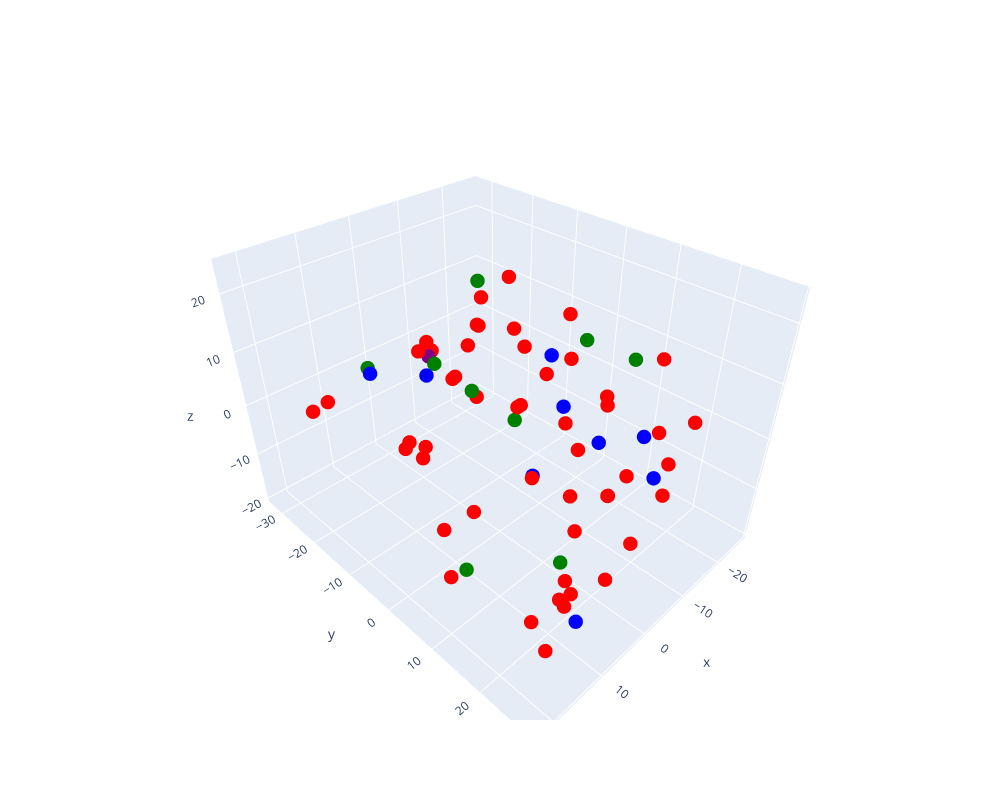

This figure's notebook cell:
### Code cell
fig = go.Figure()

text_data = list(candidates.keys())
embeddings_3d = np.concatenate(list(candidates.values())).reshape(len(candidates), 3)

color_data = ['blue' if i < cutoff else 'red' for i in range(len(candidates))]
for i in closest_candidates_indices:
    color_data[i] = 'green'
color_data[closest_candidates_indices[0]] = 'purple'

fig.add_trace(go.Scatter3d(
    x=embeddings_3d[:, 0],
    y=embeddings_3d[:, 1],
    z=embeddings_3d[:, 2],
    text=text_data,
    mode='markers',
    marker=dict(
        size=5,
        color=color_data,
        colorscale='Viridis',
        opacity=1
    )
))


fig.update_layout(
    scene=dict(
        xaxis=dict(title='x'),
        yaxis=dict(title='y'),
        zaxis=dict(title='z')
    ),
	width=1000,
    height=800
)

fig.show()

### Figure 1 — Plotly figure (JSON) as saved in the notebook; plotly's stock layout.template omitted (floating-point values rounded to 4 significant figures)
{"data": [{"marker": {"color": ["green", "green", "green", "green", "purple", "green", "green", "green", "green", "green", "blue", "blue", "blue", "blue", "blue", "blue", "blue", "blue", "blue", "red", "red", "red", "red", "red", "red", "red", "red", "red", "red", "red", "red", "red", "red", "red", "red", "red", "red", "red", "red", "red", "red", "red", "red", "red", "red", "red", "red", "red", "red", "red", "red", "red", "red", "red", "red", "red", "red", "red", "red", "red", "red", "red", "red", "red", "red", "red", "red", "red", "red"], "colorscale": [[0, "#440154"], [0.1111, "#482878"], [0.2222, "#3e4989"], [0.3333, "#31688e"], [0.4444, "#26828e"], [0.5556, "#1f9e89"], [0.6667, "#35b779"], [0.7778, "#6ece58"], [0.8889, "#b5de2b"], [1, "#fde725"]], "opacity": 1, "size": 5}, "mode": "markers", "text": ["TRODFDZ128E0789BA4", "TRBPEOE128F148299E", "TRYFDNR128F4260C5E", "TRXMPCB128F92EA612", "TRIMXGK128E078A726", "TRTBMYX12903D02CEC", "TRJIIBZ128F148D69A", "TRSXWUC128F92F951E", "TRPGPDK12903CCC651", "TRVIOPH128E079894E", "TRTMSPO128F427175E", "TRIMPFQ128F42B3024", "TRUAJKR128F426CA45", "TRAXPGI12903D02CE1", "TRBCYWT128EF34C263", "TRUBCCU128F147853B", "TRIUULX128F146EC75", "TRQGHWL128EF33FB48", "TRVZFVU128F9336AAF", "TRFXZBQ128E0792A45", "TRELYSZ12903CAF337", "TRIKFBG128F429EFCC", "TRHHANT128F933E6B4", "TRXCIRY128F92E81CC", "TRJDCYY12903CDEC04", "TROHCQJ128F9335BBC", "TRDNTZC12903CB5146", "TRUZSNU128F4235052", "TRJZIOB128F428194C", "TRLLWOS128F9332861", "TRFELDK128F9333C72", "TRPWELL128F427078B", "TRNKHDH128F14ADCA1", "TRNXFMV12903CD4460", "TRKWWHJ128E0791299", "TRUFPBA12903D0165E", "TRBIPZI12903CD03B9", "TRVDPTF128E079436A", "TRJCMBG128F92F8DC6", "TRNWFWR128F93501AC", "TRGCUIN12903CDDF42", "TRAEFFE128EF346687", "TRUVOKI12903CDBB48", "TRCTSMD128E07993C9", "TRTZMDC128F4278F68", "TRFSQVJ128F424CCE7", "TRUMZPL128F422A78D", "TRVLLHV128F932BBC7", "TRIUCQG128F932C14B", "TRQATBZ128F9329C5C", "TRJBEUH128F92D38F8", "TRTWVWU128F145267B", "TRGTKSR128F4222CD7", "TRZTICD128F423766A", "TRACHTD12903CF5E22", "TREUKSJ12903CC4D2D", "TRQQYKP128F1482484", "TRWUHOB128F930982A", "TRQJFSO128F147A54B", "TRVFTAS128F931EA86", "TRKKFQD128F1482B82", "TRFEDVA128F422C121", "TRRZOBS128F424E4DA", "TRPCWFY12903CAFAA7", "TRAESON128F93237D1", "TRZAYAJ128F4250729", "TRFRNGQ128F4256F33", "TRLKBKB12903CF799C", "TRZLJOC128F14840BE"], "type": "scatter3d", "x": [21.2, -17.49, 10.53, 5.553, -8.611, -6.097, -14.77, 7.176, -8.443, -8.07, -12.13, -8.074, 14.87, -2.65, -5.886, 0.3066, -15.86, -20.04, 14.25, 5.781, -15.77, -10.48, -21.33, -13.28, 22.24, -0.3212, 2.535, 15.8, 5.484, 10.19, -16.96, 5.011, -19.76, -4.765, -17.92, 21.02, -10.41, -4.108, -2.136, 10.35, 0.9567, -1.721, -1.262, -12.29, -21.99, 11.22, 16.72, -9.728, -8.336, 9.462, 0.8988, 8.979, -5.274, -12.36, 15.47, -10.33, -11.69, -4.752, -4.534, -16.47, -2.519, -1.519, -10.05, -5.698, -6.509, -2.593, 9.092, -26.51, 14.11], "y": [15.18, 1.999, -18.13, -0.0791, -27.06, -10.92, 13.2, 19.13, -4.953, -24.86, -32.49, 12.83, 28.34, 4.64, 24.16, 9.956, 15.66, -4.061, -12.02, 20.15, -21.24, -28.4, 13.93, 19.65, -10.97, -19.29, 23.79, 24.44, 8.803, 23.68, -22.89, 9.418, -24.66, 11.58, -1.687, -17.86, -29.71, -2.333, -21.53, -2.201, 26.12, -25.82, -6.456, 22.54, 3.98, 23.34, 22.53, 14.38, 18.22, 22.15, -5.467, 14.93, 17.33, 22.38, 25.94, 4.099, -6.674, 4.865, -15.22, 23.37, -23.04, -12.37, -6.893, 10.01, 14.63, -9.648, -12.26, -8.143, 3.45], "z": [-2.329, 10.24, 8.533, 10.51, -1.379, 19.96, 12.64, -8.585, -4.287, -1.767, -9.559, 0.8314, -6.529, -7.264, 2.029, 18.42, -0.7387, -6.859, 11.92, -2.797, 4.471, -1.508, 10.18, 3.534, 11.41, 6.445, -12.1, -15.17, 12.07, -9.009, 3.543, 21.47, 7.437, 0.6188, -8.211, 5.727, -0.1889, 24.13, -15.72, -14.85, -4.349, -16.76, 3.141, -0.1525, -3.596, -5.897, -10.07, -9.809, -2.636, -13.44, -19.35, 5.456, -5.165, -6.377, -3.895, 18.33, -3.689, 10.92, 1.435, 5.654, -19.46, 3.689, 11.74, -10.15, 10.81, 10.63, -4.745, -1.461, -18.41]}], "layout": {"height": 800, "scene": {"xaxis": {"title": {"text": "x"}}, "yaxis": {"title": {"text": "y"}}, "zaxis": {"title": {"text": "z"}}}, "width": 1000}}
